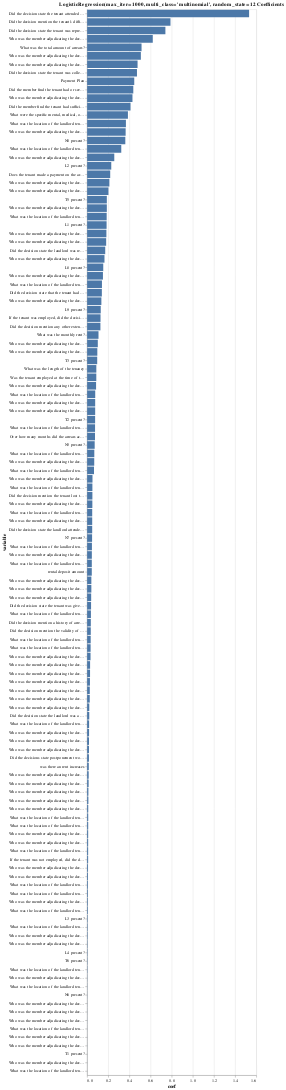

The code cell stored with this chart in its notebook:
### Code cell
alt.Chart(
    coefs,
    title=pipe_lr.named_steps['logisticregression'].__str__()[:-2] + " Coefficients",
).mark_bar().encode(y=alt.Y("variable", sort="-x"), x="coef")

### Figure 1 — Vega-Lite specification as saved in the notebook (floating-point values rounded to 4 significant figures)
{"config": {"view": {"continuousWidth": 400, "continuousHeight": 300}}, "data": {"name": "data-1c0123d5fbf7c92a39687ca7c2a6bc44"}, "mark": "bar", "encoding": {"x": {"field": "coef", "type": "quantitative"}, "y": {"field": "variable", "sort": "-x", "type": "nominal"}}, "title": "LogisticRegression(max_iter=1000, multi_class='multinomial', random_state=12 Coefficients", "$schema": "https://vega.github.io/schema/vega-lite/v4.17.0.json", "datasets": {"data-1c0123d5fbf7c92a39687ca7c2a6bc44": [{"variable": "Did the decision state the tenant attended the hearing?", "coef": 1.532}, {"variable": "Did the decision mention the tenant’s difficulty finding alternative housing for any reason e.g.physical limitations, reliance on social assistance, etc.?", "coef": 0.788}, {"variable": "Did the decision state the tenant was represented?", "coef": 0.74}, {"variable": "Who was the member adjudicating the decision?_sonia anwar-ali", "coef": 0.6206}, {"variable": "What was the total amount of arrears?", "coef": 0.5145}, {"variable": "Who was the member adjudicating the decision?_elana rose", "coef": 0.508}, {"variable": "Who was the member adjudicating the decision?_jim mcmaster", "coef": 0.4769}, {"variable": "Did the decision state the tenant was collecting a subsidy?", "coef": 0.4712}, {"variable": "Payment Plan", "coef": 0.4455}, {"variable": "Did the member find the tenant had or seemed to have the ability to pay rent, but chose not do so?", "coef": 0.4365}, {"variable": "Who was the member adjudicating the decision?_nancy henderson", "coef": 0.4286}, {"variable": "Did the member find the tenant had sufficient income to pay rent?", "coef": 0.4104}, {"variable": "What were the specific mental, medical, or physical conditions of the tenant, if any?", "coef": 0.3857}, {"variable": "What was the location of the landlord tenant board?_Whitby", "coef": 0.3666}, {"variable": "Who was the member adjudicating the decision?_nicola mulima", "coef": 0.3641}, {"variable": "N8 present?", "coef": 0.361}, {"variable": "What was the location of the landlord tenant board?_London", "coef": 0.3228}, {"variable": "Who was the member adjudicating the decision?_ibi olabode", "coef": 0.2567}, {"variable": "L2 present?", "coef": 0.2281}, {"variable": "Does the tenant made a payment on the arrears after the eviction notice", "coef": 0.2182}, {"variable": "Who was the member adjudicating the decision?_shelby whittick", "coef": 0.2103}, {"variable": "Who was the member adjudicating the decision?_david lee", "coef": 0.2014}, {"variable": "T5 present?", "coef": 0.1862}, {"variable": "Who was the member adjudicating the decision?_gorbinder randhawa", "coef": 0.1862}, {"variable": "What was the location of the landlord tenant board?_Ottawa", "coef": 0.1848}, {"variable": "L1 present?", "coef": 0.1839}, {"variable": "Who was the member adjudicating the decision?_carol mcdermott", "coef": 0.1821}, {"variable": "Who was the member adjudicating the decision?_david mungovan", "coef": 0.18}, {"variable": "Did the decision state the landlord was represented?", "coef": 0.1711}, {"variable": "Who was the member adjudicating the decision?_harry cho", "coef": 0.164}, {"variable": "L8 present?", "coef": 0.1523}, {"variable": "Who was the member adjudicating the decision?_renee lang", "coef": 0.1495}, {"variable": "What was the location of the landlord tenant board?_Sudbury", "coef": 0.1401}, {"variable": "Did the decision state that the tenant had children living with them?", "coef": 0.1391}, {"variable": "Who was the member adjudicating the decision?_dale whitmore", "coef": 0.1347}, {"variable": "L9 present?", "coef": 0.1287}, {"variable": "If the tenant was employed, did the decision state any doubts about the stability of employment e.g. lack of guaranteed hours, contract work, etc.?", "coef": 0.1266}, {"variable": "Did the decision mention any other extenuating circumstances experienced by the tenant leading up to or during the period of the claim (e.g. hospitalization, death in the family, etc.)?", "coef": 0.1256}, {"variable": "What was the monthly rent?", "coef": 0.1075}, {"variable": "Who was the member adjudicating the decision?_debbie mosaheb", "coef": 0.1008}, {"variable": "Who was the member adjudicating the decision?_neil kaufman", "coef": 0.09631}, {"variable": "T3 present?", "coef": 0.09522}, {"variable": "What was the length of the tenancy", "coef": 0.08697}, {"variable": "Was the tenant employed at the time of the hearing?", "coef": 0.08671}, {"variable": "Who was the member adjudicating the decision?_roderick flynn", "coef": 0.08455}, {"variable": "What was the location of the landlord tenant board?_Mississauga", "coef": 0.07655}, {"variable": "Who was the member adjudicating the decision?_ruth carey", "coef": 0.0761}, {"variable": "Who was the member adjudicating the decision?_cristina de leon-culp", "coef": 0.07604}, {"variable": "T2 present?", "coef": 0.07551}, {"variable": "What was the location of the landlord tenant board?_Orangeville", "coef": 0.07483}, {"variable": "Over how many months did the arrears accumulate?", "coef": 0.07457}, {"variable": "N5 present?", "coef": 0.07136}, {"variable": "What was the location of the landlord tenant board?_Hamilton", "coef": 0.06787}, {"variable": "Who was the member adjudicating the decision?_avril cardoso", "coef": 0.06712}, {"variable": "What was the location of the landlord tenant board?_Whitby ", "coef": 0.0651}, {"variable": "Who was the member adjudicating the decision?_roger rodrigues", "coef": 0.05061}, {"variable": "What was the location of the landlord tenant board?_Belleville", "coef": 0.04968}, {"variable": "Did the decision mention the tenant lost their job leading up to or during the period of the hearing?", "coef": 0.04967}, {"variable": "Who was the member adjudicating the decision?_lisa stevens", "coef": 0.04934}, {"variable": "What was the location of the landlord tenant board?_Peterborough ", "coef": 0.048}, {"variable": "Who was the member adjudicating the decision?_lousie horton", "coef": 0.04793}, {"variable": "Did the decision state the landlord attended the hearing?", "coef": 0.04787}, {"variable": "N7 present?", "coef": 0.04682}, {"variable": "What was the location of the landlord tenant board?_Cobourg", "coef": 0.04528}, {"variable": "Who was the member adjudicating the decision?_not listed", "coef": 0.0445}, {"variable": "What was the location of the landlord tenant board?_Barrie", "coef": 0.04417}, {"variable": "rental deposit amount", "coef": 0.04397}, {"variable": "Who was the member adjudicating the decision?_anna solomon", "coef": 0.03986}, {"variable": "Who was the member adjudicating the decision?_nathan ferguson", "coef": 0.03979}, {"variable": "Who was the member adjudicating the decision?_melanie love", "coef": 0.03816}, {"variable": "Did the decision state the tenant was given prior notice for the eviction?", "coef": 0.03714}, {"variable": "What was the location of the landlord tenant board?_Not stated, hearing in Windsor", "coef": 0.03581}, {"variable": "Did the decision mention a history of arrears by the tenant separate from the arrears in the current claim (more than one period of arrears, recurrently coming in and out of arrears, arrears with previous landlord, etc.)?", "coef": 0.03483}, {"variable": "Did the decision mention the validity of an N4 eviction notice?", "coef": 0.0344}, {"variable": "What was the location of the landlord tenant board?_Windsor", "coef": 0.03364}, {"variable": "What was the location of the landlord tenant board?_Lindsay", "coef": 0.03282}, {"variable": "Who was the member adjudicating the decision?_michael soo", "coef": 0.03212}, {"variable": "Who was the member adjudicating the decision?_lisa del vecchio", "coef": 0.02797}, {"variable": "Who was the member adjudicating the decision?_roger rodrigues, david lee", "coef": 0.02753}, {"variable": "Who was the member adjudicating the decision?_laura hartslief", "coef": 0.02651}, {"variable": "Who was the member adjudicating the decision?_jitewa edu", "coef": 0.02499}, {"variable": "Who was the member adjudicating the decision?_jean-paul pilon", "coef": 0.02463}, {"variable": "Who was the member adjudicating the decision?_karen wallace", "coef": 0.0203}, {"variable": "Did the decision state the landlord was a not-for-profit landlord (e.g. Toronto Community Housing)?", "coef": 0.0201}, {"variable": "What was the location of the landlord tenant board?_Toronto", "coef": 0.01867}, {"variable": "Who was the member adjudicating the decision?_louise horton", "coef": 0.01833}, {"variable": "Who was the member adjudicating the decision?_john nolan", "coef": 0.01764}, {"variable": "Who was the member adjudicating the decision?_william burke", "coef": 0.01742}, {"variable": "Did the decisions state postponement would result in the tenant accruing additional arrears?", "coef": 0.01706}, {"variable": "was there an rent increases", "coef": 0.01566}, {"variable": "Who was the member adjudicating the decision?_gobinder randhawa", "coef": 0.01466}, {"variable": "Who was the member adjudicating the decision?_nancy morris", "coef": 0.01411}, {"variable": "Who was the member adjudicating the decision?_alex brkic", "coef": 0.01185}, {"variable": "Who was the member adjudicating the decision?_sylvie charron", "coef": 0.01171}, {"variable": "Who was the member adjudicating the decision?_philippe rabot", "coef": 0.01046}, {"variable": "What was the location of the landlord tenant board?_Waterloo", "coef": 0.01028}, {"variable": "What was the location of the landlord tenant board?_Brantford", "coef": 0.01}, {"variable": "Who was the member adjudicating the decision?_tiisetso russell", "coef": 0.00979}, {"variable": "Who was the member adjudicating the decision?_sylvia watson", "coef": 0.009663}, {"variable": "What was the location of the landlord tenant board?_Newmarket", "coef": 0.009481}, {"variable": "If the tenant was not employed, did the decision state the tenant was receiving any form of government assistance (e.g. OW, childcare benefits, ODSP, OSAP)?", "coef": 0.009403}, {"variable": "Who was the member adjudicating the decision?_margaret reynolds", "coef": 0.008445}, {"variable": "Who was the member adjudicating the decision?_egya sangmuah", "coef": 0.008083}, {"variable": "What was the location of the landlord tenant board?_Stratford", "coef": 0.007085}, {"variable": "What was the location of the landlord tenant board?_Not stated", "coef": 0.006854}, {"variable": "Who was the member adjudicating the decision?_sean henry", "coef": 0.006352}, {"variable": "What was the location of the landlord tenant board?_Review completed without hearing ", "coef": 0.006323}, {"variable": "L3 present?", "coef": 0.004497}, {"variable": "What was the location of the landlord tenant board?_Burlington", "coef": 0.004422}, {"variable": "Who was the member adjudicating the decision?_kevin lundy", "coef": 0.004273}, {"variable": "Who was the member adjudicating the decision?_sandra macchione", "coef": 0.003319}, {"variable": "L4 present?", "coef": 0.003251}, {"variable": "T6 present?", "coef": 0.003036}, {"variable": "What was the location of the landlord tenant board?_Peterborough", "coef": 0.002867}, {"variable": "Who was the member adjudicating the decision?_lynn mitchell", "coef": 0.001636}, {"variable": "What was the location of the landlord tenant board?_Thunder Bay", "coef": 0.001319}, {"variable": "N6 present?", "coef": 0.001098}, {"variable": "Who was the member adjudicating the decision?_troy rossignol", "coef": 0.0008617}, {"variable": "Who was the member adjudicating the decision?_petar guzina", "coef": 0.000772}, {"variable": "Who was the member adjudicating the decision?_thomas f. fagan", "coef": 0.0007251}, {"variable": "What was the location of the landlord tenant board?_Woodstock", "coef": 0.0005647}, {"variable": "Who was the member adjudicating the decision?_solange losier", "coef": 0.0004813}, {"variable": "Who was the member adjudicating the decision?_lorraine mathers", "coef": 0.000466}, {"variable": "T1 present?", "coef": 0.0003756}, {"variable": "Who was the member adjudicating the decision?_émilie moniz", "coef": 0.0003728}, {"variable": "What was the location of the landlord tenant board?_by telephone", "coef": 0.0001811}]}}
